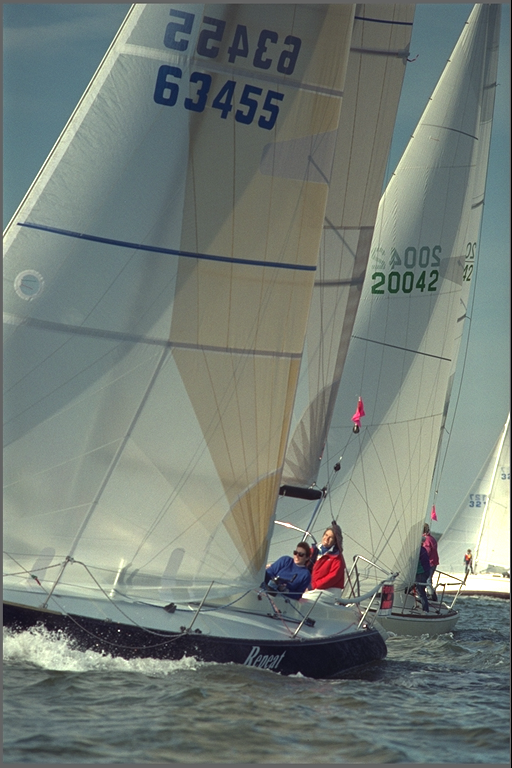
#> input picture ass2/2023CS10807_2021CS50602/part4/kodim10.png, 512 x 768 px
$ python main.py kodim10.png kodim10.png
#> lines starting #> are read from the running program, lines starting #| are printed output that depends on the picture; long printed decimals are rounded
# part4/main.py
import sys
import os
import numpy as np
import cv2
import matplotlib.pyplot as plt
from scipy import ndimage

def to_float01_from_uint8(img_uint8):
    return img_uint8.astype(np.float32) / 255.0

def to_uint8_from_float01(img_float):
    return np.clip((img_float * 255.0), 0, 255).astype(np.uint8)

def pnsr(img, ref, max_val=1.0):
    mse = np.mean((img - ref) ** 2)
    if mse == 0:
        return float('inf')
    return 10.0 * np.log10((max_val ** 2) / mse)

def add_uni_noise(img, target_pnsr, max_val=1.0):
    ref = img.astype(np.float32)
    target_mse = (max_val ** 2) / (10 ** (target_pnsr / 10.0))
    a = np.sqrt(3.0 * target_mse)
    noise = np.random.uniform(-a, a, img.shape).astype(np.float32)
    noisy = ref + noise

    cur_mse = np.mean((noisy - ref) ** 2)
    if cur_mse > 0:
        scale = np.sqrt(target_mse / (cur_mse + 1e-12))
        noisy = ref + (noisy - ref) * scale

    noisy = np.clip(noisy, 0.0, 1.0).astype(np.float32)
    actual = pnsr(noisy, ref)
    print(f"[add_uni_noise] target={target_pnsr} dB, actual={actual:.4f} dB")
    return noisy, actual

def add_gauss_noise(img, target_pnsr, max_val=1.0):
    ref = img.astype(np.float32)
    target_mse = (max_val ** 2) / (10 ** (target_pnsr / 10.0))
    sigma = np.sqrt(target_mse)
    noise = np.random.normal(0.0, sigma, img.shape).astype(np.float32)
    noisy = ref + noise

    cur_mse = np.mean((noisy - ref) ** 2)
    if cur_mse > 0:
        scale = np.sqrt(target_mse / (cur_mse + 1e-12))
        noisy = ref + (noisy - ref) * scale

    noisy = np.clip(noisy, 0.0, 1.0).astype(np.float32)
    actual = pnsr(noisy, ref)
    print(f"[add_gauss_noise] target={target_pnsr} dB, actual={actual:.4f} dB")
    return noisy, actual

def salt_pepper_prob_for_pnsr(img, target_pnsr, max_val=1.0):
    img = img.astype(np.float32)
    N = img.size
    E0 = np.sum(img ** 2) / N
    Emax = np.sum((img - max_val) ** 2) / N
    mse_target = (max_val ** 2) / (10 ** (target_pnsr / 10.0))
    p = (2 * mse_target) / (E0 + Emax + 1e-12)
    return float(np.clip(p, 0.0, 1.0))

def add_salt_pepper_noise(img, target_pnsr, max_val=1.0):
    ref = img.astype(np.float32)
    p = salt_pepper_prob_for_pnsr(ref, target_pnsr, max_val)
    rnd = np.random.rand(*img.shape).astype(np.float32)
    noisy = ref.copy()
    noisy[rnd < (p / 2.0)] = 0.0
    noisy[rnd > (1.0 - p / 2.0)] = max_val
    noisy = np.clip(noisy, 0.0, 1.0).astype(np.float32)
    actual = pnsr(noisy, ref)
    print(f"[add_salt_pepper_noise] target={target_pnsr} dB, p={p:.6f}, actual={actual:.4f} dB")
    return noisy, actual

def pad_reflect(img, pad_size):
    return np.pad(img, ((pad_size, pad_size), (pad_size, pad_size)), mode='reflect')

def mean_filter(img, w):
    if w == 1:
        return img.copy()
    out = ndimage.uniform_filter(img.astype(np.float32), size=w, mode='reflect')
    return np.clip(out, 0.0, 1.0)

def median_filter(img, w):
    if w == 1:
        return img.copy()
    out = ndimage.median_filter(img.astype(np.float32), size=w, mode='reflect')
    return np.clip(out, 0.0, 1.0)

def save_and_eval(noisy_float01, ref_float01, outpath):
    u8 = to_uint8_from_float01(noisy_float01)
    cv2.imwrite(outpath, u8)
    return pnsr(noisy_float01, ref_float01)

def plot_pnsr_curves(pnsr_mean, pnsr_median, noise_name, outdir):
    ws = [w for w, _ in pnsr_mean]
    vals_mean = [v for _, v in pnsr_mean]
    vals_median = [v for _, v in pnsr_median]

    plt.figure()
    plt.plot(ws, vals_mean, marker='o', label="Mean Filter")
    plt.plot(ws, vals_median, marker='s', label="Median Filter")
    plt.xlabel("Filter width w")
    plt.ylabel("pnsr (dB)")
    plt.title(f"pnsr vs w ({noise_name})")
    plt.legend()
    plt.grid(True)
    plots_dir = os.path.join(outdir, "plots")
    os.makedirs(plots_dir, exist_ok=True)
    plt.savefig(os.path.join(plots_dir, f"{noise_name}_pnsr_plot.png"))
    plt.close()

def process_image(img_float01, ref_float01, outdir, noise_name, noise_fn):
    noisy, actual = noise_fn(ref_float01, target_pnsr=20)
    cv2.imwrite(os.path.join(outdir, f"{noise_name}_noisy.png"), to_uint8_from_float01(noisy))

    pnsr_results_mean, pnsr_results_median = [], []
    max_w = 11
    for w in range(1, max_w+1, 2):
        mean_out = mean_filter(noisy, w)
        median_out = median_filter(noisy, w)
        pnsr_results_mean.append((w, pnsr(mean_out, ref_float01)))
        pnsr_results_median.append((w, pnsr(median_out, ref_float01)))
        cv2.imwrite(os.path.join(outdir, f"{noise_name}_mean_{w}.png"), to_uint8_from_float01(mean_out))
        cv2.imwrite(os.path.join(outdir, f"{noise_name}_median_{w}.png"), to_uint8_from_float01(median_out))

    plot_pnsr_curves(pnsr_results_mean, pnsr_results_median, noise_name, outdir)
    return pnsr_results_mean, pnsr_results_median

def main():
    if len(sys.argv) != 3:
        print("Usage: python main.py <input natural image> <output dir>")
        sys.exit(1)

    img_path, outdir = sys.argv[1], sys.argv[2]
    os.makedirs(outdir, exist_ok=True)

    natural_u8 = cv2.imread(img_path, cv2.IMREAD_GRAYSCALE)
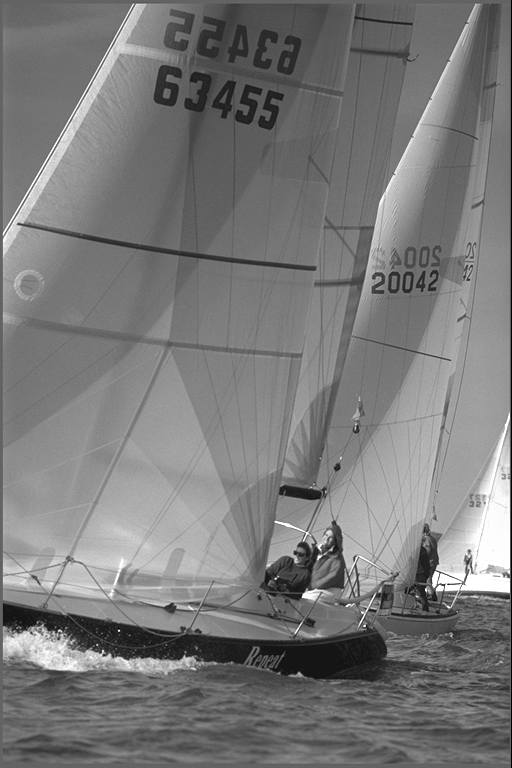
#> natural_u8: shape (768, 512); min 0, max 255, mean 121.6
    if natural_u8 is None:
        raise FileNotFoundError(f"Could not read {img_path}")
    natural = to_float01_from_uint8(natural_u8)
    constant = np.ones_like(natural, dtype=np.float32) * 0.5

    noise_models = [
        ("uniform", add_uni_noise),
        ("gaussian", add_gauss_noise),
        ("saltpepper", add_salt_pepper_noise),
    ]

    for name, fn in noise_models:
        print(f"\nProcessing constant image with {name} noise...")
        process_image(constant, constant, outdir, f"c_{name}", fn)

        print(f"Processing natural image with {name} noise...")
        process_image(natural, natural, outdir, f"f_{name}", fn)
#> this loop made 3 passes
#| [add_uni_noise] target=20 dB, actual=20.0495 dB
#| [add_gauss_noise] target=20 dB, actual=20.0707 dB
#| [add_salt_pepper_noise] target=20 dB, p=0.03644, actual=20.0366 dB
#> pass 1, in process_image, `cv2.imwrite(os.path.join(outdir, f"{noise_name}_noisy.png"), to_uint8_..`:
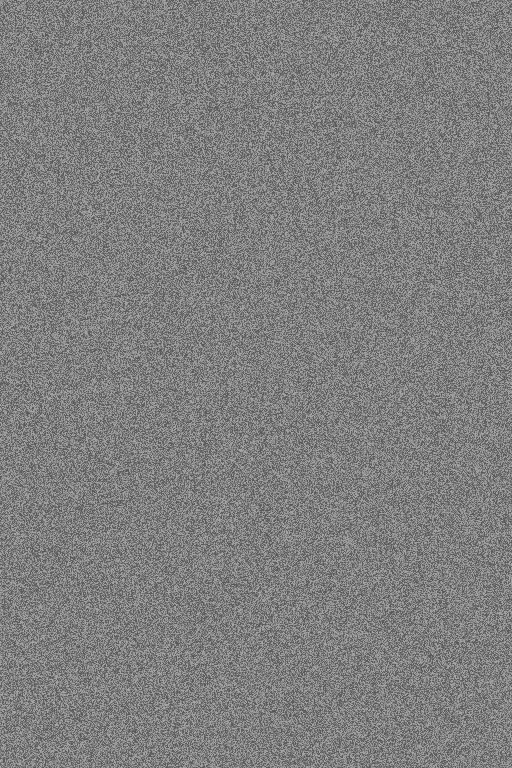
#> saved as c_uniform_noisy.png: shape (768, 512); min 83, max 171, mean 127
#> pass 1, in plot_pnsr_curves, `plt.savefig(os.path.join(plots_dir, f"{noise_name}_pnsr_plot.png"))`:
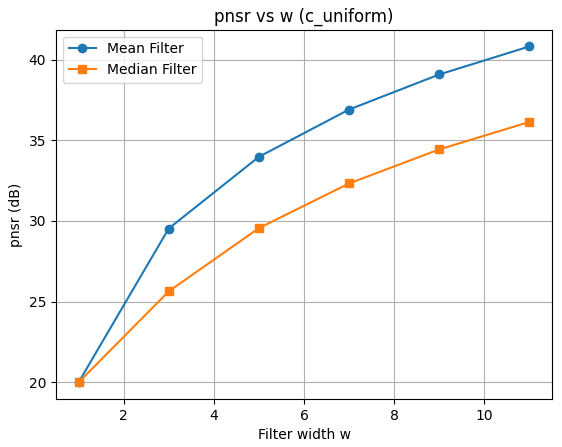
#> figure drawn by matplotlib, 1 panel
#> pass 1, in plot_pnsr_curves (call 2), `plt.savefig(os.path.join(plots_dir, f"{noise_name}_pnsr_plot.png"))`:
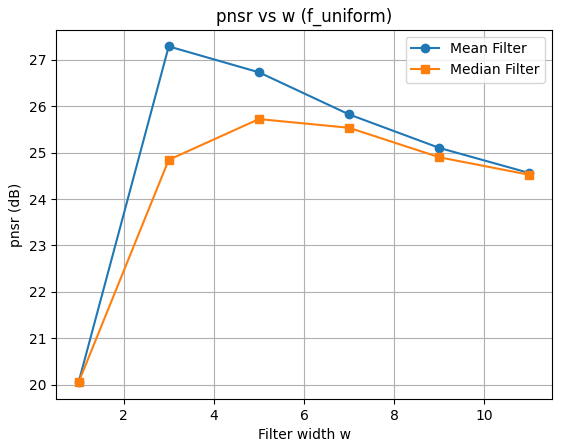
#> figure drawn by matplotlib, 1 panel
#> pass 2, in plot_pnsr_curves (call 3), `plt.savefig(os.path.join(plots_dir, f"{noise_name}_pnsr_plot.png"))`:
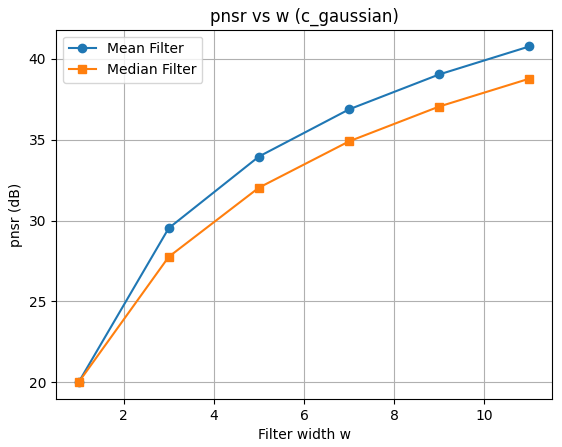
#> figure drawn by matplotlib, 1 panel
#> pass 2, in plot_pnsr_curves (call 4), `plt.savefig(os.path.join(plots_dir, f"{noise_name}_pnsr_plot.png"))`:
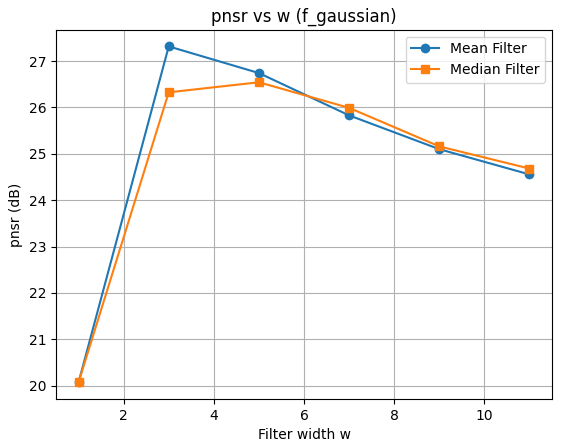
#> figure drawn by matplotlib, 1 panel
#> after the loop: constant: shape (768, 512) float32; every value is 0.5

if __name__ == "__main__":
    main()
